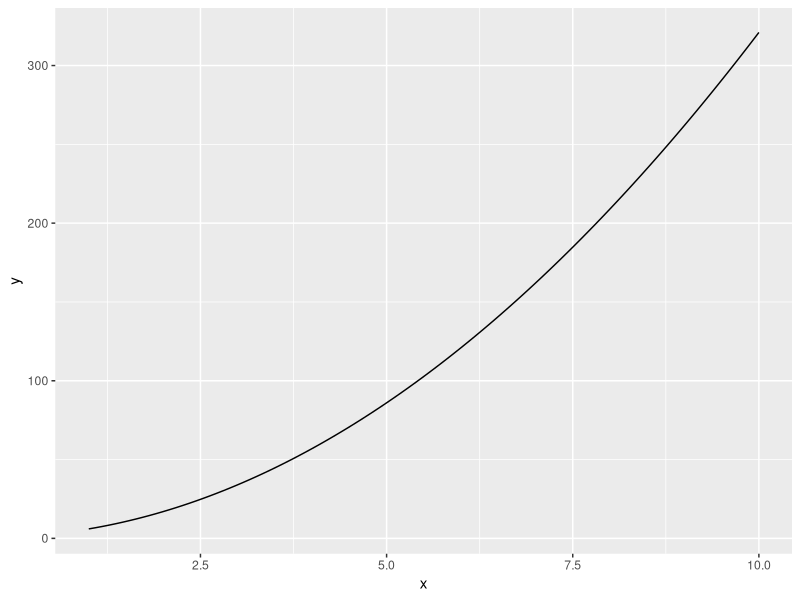

Reproduce this figure in R.

library(ggplot2)

x<-1:10
df<-data.frame(x)

y0<-function(x){1 + 2*x + 3*x^2}

p<-ggplot(df,aes(x))+ stat_function(fun=y0)
print(p)